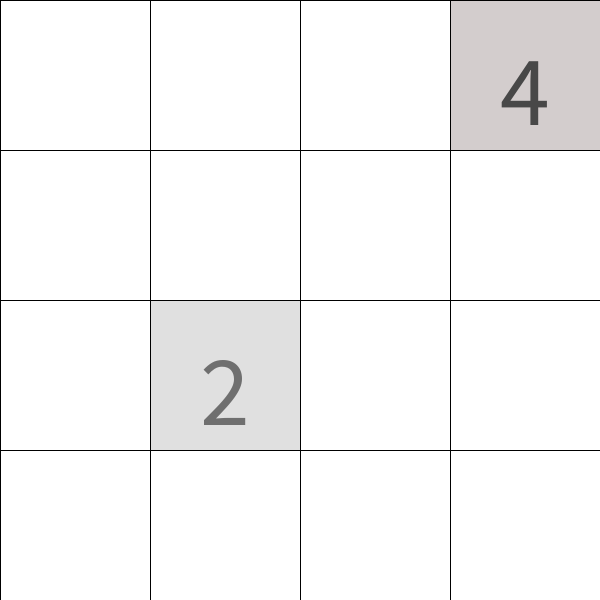
Frame 1 (no input)
Frame 60 (the mouse pressed at the canvas centre just before this capture): identical to frame 1, image omitted
Frame 120 (the mouse held since frame 60 and released just before this capture): identical to frame 1, image omitted

The Processing sketch that drew this single still picture (run headless with seeded random() and noise(); from frame 60 on, the mouse is pressed at the canvas centre):

// Processing sketch: Game2048
// ── Game2048.pde
int W = 4, H = 4;
int nScale;
int[][] arnGrid = new int[H][W]; 
color colRect, colNum;
void setup() {
  size(600, 600);
  textAlign(CENTER, CENTER);
  nScale = width/W;
  for (int i = 0; i < H; i++) {
    for (int j = 0; j < W; j++) {
      arnGrid[j][i] = 0;
    }
  }
  newTile();
  newTile();
}

void draw() {
  background(#CCCCCC);
  drawGrid();
}

void drawGrid() {
  for (int i = 0; i < H; i++) {
    for (int j = 0; j < W; j++) {
      switch(arnGrid[j][i]) {
      case 0:
        colRect = colNum = #FFFFFF;
        textSize(1);
        break;
      case 2:
        colRect = #E0E0E0;
        colNum = #6F6F6F;
        textSize(100);
        break;
      case 4:
        colRect = #D3CDCD;
        colNum = #484848;
        textSize(100);
        break;
      case 8:
        colRect = #FAA95D;
        colNum = #FFFFFF;
        textSize(100);
        break;
      }
      fill(colRect);
      rect(j*nScale, i*nScale, nScale, nScale);
      fill(colNum);
      text(arnGrid[j][i], (j*nScale)+(nScale/2), (i*nScale)+(nScale/2));
    }
  }
}

void keyPressed() {
  if (key == 'w' || key == 'W') {
    move("up");
  } else if (key == 'a' || key == 'A') {
    move("left");
  } else if (key == 's' || key == 'S') {
    move("down");
  } else if (key == 'd' || key == 'D') {
    move("right");
  }
}

void move(String direction) {
  ArrayList<Integer> alNewGrid = new ArrayList<Integer>();
  if (direction == "up") {
    for (int i = 0; i < H; i++) {
      for (int j = 0; j < W; j++) {
      }
    }
  } else if (direction == "left") {
    for (int i = 0; i < H; i++) {
      for (int j = 0; j < W; j++) {
        if (arnGrid[j][i]!=0) alNewGrid.add(arnGrid[j][i]);
      }
      for (int j = 0; j < W; j++) {
        if (j<alNewGrid.size()) {
          arnGrid[j][i] = alNewGrid.get(j);
        } else {
          arnGrid[j][i] = 0;
        }
      }
      alNewGrid.clear();
    }
  } else if (direction == "down") {
    for (int i = 0; i < H; i++) {
      for (int j = 0; j < W; j++) {
        if (arnGrid[j][i]!=0) alNewGrid.add(arnGrid[j][i]);
      }
      for (int j = 0; j < W; j++) {
        if (j<alNewGrid.size()) {
          arnGrid[j][i] = alNewGrid.get(j);
        } else {
          arnGrid[j][i] = 0;
        }
      }
      alNewGrid.clear();
    }
  } else {
  }
}

void combine(){
  
}

void newTile() {
  int nX, nY;
  if (isGridFull()) return;
  do {
    nX = (int)random(W);
    nY = (int)random(H);
  } while (arnGrid[nY][nX] != 0);
  arnGrid[nY][nX] = (random(3)>1)?2:4;
}

boolean isGridFull() {
  for (int i = 0; i < H; i++) {
    for (int j = 0; j < W; j++) {
      if (arnGrid[j][i]==0) {
        return false;
      }
    }
  }
  return true;
}
